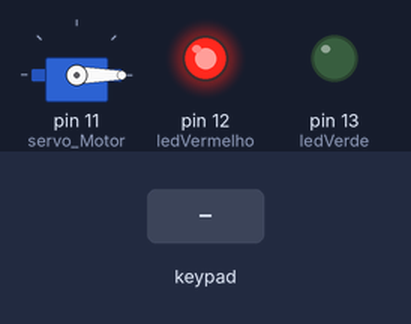
Bench run of a sketch on a simulated Arduino Uno, built with avr-gcc and run on an emulated ATmega328P. Shown: servo, output pins drawn as LEDs (lit = HIGH). The inputs (shaded band) are chosen by the test bench.

Above: at 1.2 s.
1.3 s: keypad keys 1 2 3 pressed 0.4 s apart
At 3.0 s:
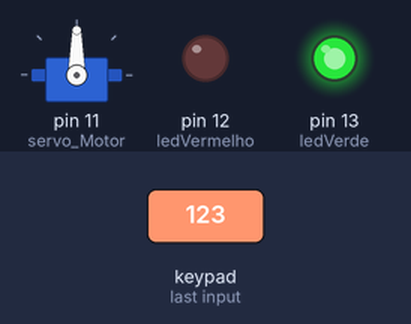
4.0 s: key '*' pressed
At 4.7 s:
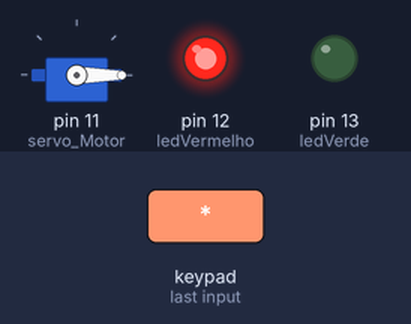
Timing chart, 0 to 7.0 s (numbered marks = the images above; inputs shaded):
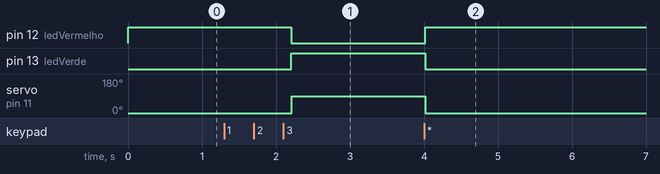

Measured:
- after the input at 1.3 s, pin 12 (ledVermelho): HIGH → LOW after 0.91 s; pin 13 (ledVerde): LOW → HIGH after 0.91 s; servo on pin 11 (servo_Motor): 0° → 90° after 0.91 s
- after the input at 4.0 s, pin 12 (ledVermelho): LOW → HIGH at once; pin 13 (ledVerde): HIGH → LOW at once; servo on pin 11 (servo_Motor): 90° → 0° at once

The sketch:

copy_of_fechadura_el_trica1.ino
```cpp
    #include <Keypad.h>
    #include <Servo.h>

    Servo servo_Motor;
    char* password = "123";
    int position = 0; //VARIÁVEL PARA LEITURA DE POSIÇÃO DA TECLA PRESSIONADA
    const byte ROWS = 4; //NUMERO DE LINHAS DO TECLADO
    const byte COLS = 4; //NUMERO DE COLUNAS DO TECLADO
    char keys[ROWS][COLS] = { //DECLARAÇÃO DOS NUMEROS, LETRAS E CARACTERES DO TECLADO
    {'1','2','3','A'},
    {'4','5','6','B'},
    {'7','8','9','C'},
    {'*','0','#','D'}
    };

    byte rowPins[ROWS] = { 8, 7, 6, 9 }; // PINOS DE CONEXAO DAS LINHAS DO TECLADO
    byte colPins[COLS] = { 5, 4, 3, 2 }; //PINOS DE CONEXAO DAS COLUNAS DO TECLADO
    Keypad keypad = Keypad( makeKeymap(keys), rowPins, colPins, ROWS, COLS );//AS VARIAVEIS rowPins E colPins RECEBERÃO O VALOR DE LEITURA DOS PINOS DAS LINHAS E COLUNAS RESPECTIVAMENTE

    const int ledVermelho = 12;
    const int ledVerde = 13;

    void setup(){
      pinMode(ledVermelho, OUTPUT);
      pinMode(ledVerde, OUTPUT);

      servo_Motor.attach(11);
      setLocked(true);
    }

    void loop(){
      char key = keypad.getKey(); //LEITURA DAS TECLAS PRESSIONADAS
      if (key == '*' || key == '#') { //SE A TECLA PRESSIONADA POR IGUAL A CARACTERE "*" OU "#", FAZ
          position = 0; //POSIÇÃO DE LEITURA DA TECLA PRESSIONADA INICIA EM 0
          setLocked(true); //FECHADURA TRANCADA
    }
    if (key == password[position]){ //SE A TECLA PRESSIONADA CORRESPONDER A SEQUÊNCIA DA SENHA, FAZ
          position ++;//PULA PARA A PRÓXIMA POSIÇÃO
    }
    if (position == 4){ // SE VARIÁVEL FOR IGUAL A 3 FAZ (QUANDO AS TECLAS PRESSIONADAS CHEGAREM A 3 POSIÇÕES, SIGNIFICA QUE A SENHA ESTÁ CORRETA)
          setLocked(false); //FECHADURA DESTRANCADA
    }
    delay(100);//INTERVALO DE 100 MILISSEGUNDOS
    }
    void setLocked(int locked){ //TRATANDO O ESTADO DA FECHADURA
    if (locked){ //SE FECHADURA TRANCADA, FAZ
        digitalWrite(ledVermelho, HIGH);
        digitalWrite(ledVerde, LOW);
        servo_Motor.write(0); //POSIÇÃO DO SERVO FICA EM 0º
    }
    else{
        digitalWrite(ledVerde, HIGH);
        digitalWrite(ledVermelho, LOW);
        servo_Motor.write(90);// SERVO GIRA A 90º
    }
    }
```
